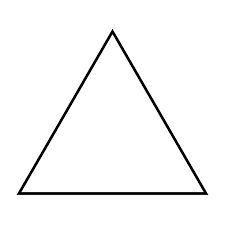
#> input picture 3D_Shape_Generator/images/conefrontview.png, 225 x 225 px, found by its file name; the run also reads 1 picture not shown here
$ python main.py
#> lines starting #> are read from the running program, lines starting #| are printed output that depends on the picture; after the words box and inside, x2 and y2 are one past the last pixel; in counts of white or black regions, pixels touching at a corner belong together
import cv2
import os
from solid import cube, cylinder, scad_render_to_file, polyhedron


# Function to detect shape
def detect_shape(view, view_name):
    if view is None:
        raise ValueError(f"{view_name} image could not be loaded. Check the file path.")

    gray_image = cv2.cvtColor(view, cv2.COLOR_BGR2GRAY)
    _, thresh_image = cv2.threshold(gray_image, 220, 255, cv2.THRESH_BINARY)
    contours, _ = cv2.findContours(thresh_image, cv2.RETR_TREE, cv2.CHAIN_APPROX_SIMPLE)

    for i, contour in enumerate(contours):
        if i == 0:
            continue  # Skip the outermost contour

        epsilon = 0.01 * cv2.arcLength(contour, True)
        approx = cv2.approxPolyDP(contour, epsilon, True)

        if len(approx) == 3:
            return "Triangle"
        elif len(approx) == 4:
            (x, y, w, h) = cv2.boundingRect(approx)
            aspect_ratio = w / float(h)
            if 0.95 <= aspect_ratio <= 1.05:
                return "Square"
            else:
                return "Rectangle"
        elif len(approx) == 5:
            return "Pentagon"
        elif len(approx) == 6:
            return "Hexagon"
        else:
            return "Circle"

    return "Unknown"


# Function to identify 3D shape
def identify_3d_shape(front_view, top_view, side_view):
    front_shape = detect_shape(front_view, "Front")
    top_shape = detect_shape(top_view, "Top")
    side_shape = detect_shape(side_view, "Side")

    if front_shape == "Square" and top_shape == "Square" and side_shape == "Square":
        return "Cube"
    elif front_shape == "Rectangle" and top_shape == "Circle" and side_shape == "Rectangle":
        return "Cylinder"
    elif front_shape == "Triangle" and top_shape == "Circle" and side_shape == "Triangle":
        return "Cone"
    elif front_shape == "Triangle" and top_shape == "Square" and side_shape == "Triangle":
        return "Pyramid"
    else:
        return "Shape not recognized"


# Function to create a 3D model
def create_3d_model(shape, dimensions, output_file):
    width, depth, height = dimensions
    if shape == "Cube":
        model = cube([width, depth, height])
    elif shape == "Cylinder":
        radius = width / 2.0
        model = cylinder(r=radius, h=height)
    elif shape == "Cone":
        radius = width / 2.0
        model = cylinder(r1=radius, r2=0, h=height)  # Cone: Circular base with apex
    elif shape == "Pyramid":
        model = polyhedron(
            points=[
                [0, 0, 0], [width, 0, 0], [width, depth, 0], [0, depth, 0],  # Base points
                [width / 2, depth / 2, height]  # Apex
            ],
            faces=[
                [0, 1, 4], [1, 2, 4], [2, 3, 4], [3, 0, 4],  # Sides
                [0, 1, 2, 3]  # Base
            ]
        )
    else:
        raise ValueError(f"Unsupported shape: {shape}")

    scad_render_to_file(model, output_file)
    print(f"3D model for {shape} saved as '{output_file}'.")


# Main function
if __name__ == "__main__":
    # File paths for the views
    front_path = r"C:\Users\Akshay\Downloads\3D_Shape_Generator\3D_Shape_Generator\images\conefrontview.png"
    top_path = r"C:\Users\Akshay\Downloads\3D_Shape_Generator\3D_Shape_Generator\images\conetopview.png"
    side_path = r"C:\Users\Akshay\Downloads\3D_Shape_Generator\3D_Shape_Generator\images\conesideview.png"

    # Load images
    front_view = cv2.imread(front_path)
#> front_view is the input picture: shape (225, 225, 3); min 0, max 255, mean 247.3
    top_view = cv2.imread(top_path)
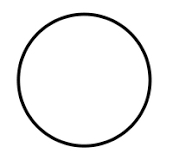
#> input picture 3D_Shape_Generator/images/conetopview.png, 173 x 160 px, found by its file name
#> top_view is the input picture: shape (160, 173, 3); min 0, max 255, mean 243
    side_view = cv2.imread(side_path)

    # Check for valid images
    if front_view is None or top_view is None or side_view is None:
        raise FileNotFoundError("One or more view images could not be loaded. Please check the file paths.")

    # Identify the 3D shape
    shape = identify_3d_shape(front_view, top_view, side_view)
#> in detect_shape, `_, thresh_image = cv2.threshold(gray_image, 220, 255, cv2.THRESH_BINARY)`:
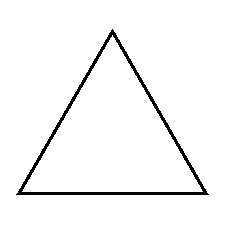
#> thresh_image: shape (225, 225); 96.5% white; 1 black region
#> in detect_shape, `contours, _ = cv2.findContours(thresh_image, cv2.RETR_TREE, cv2.CHAIN_..`: contours = 3 contours; box (x1, y1, x2, y2) and area: (0, 0, 225, 225) 50176, (15, 28, 210, 196) 16323, (22, 35, 203, 192) 14020
#> the loop in detect_shape, `for i, contour in enumerate(contours):` made 2 passes
#> contour on pass 1: [[0, 0], [0, 224], [224, 224], [224, 0]]
#> (epsilon, approx) on pass 2: (6.07, [[15, 194], [112, 28], [209, 194]])
#> in identify_3d_shape, `front_shape = detect_shape(front_view, "Front")`: front_shape = 'Triangle'
#> call 2 of detect_shape, with view_name = 'Top'
#> in detect_shape (call 2), `_, thresh_image = cv2.threshold(gray_image, 220, 255, cv2.THRESH_BINARY)`:
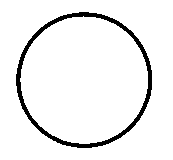
#> thresh_image: shape (160, 173); 93.9% white; 1 black region
#> in detect_shape (call 2), `contours, _ = cv2.findContours(thresh_image, cv2.RETR_TREE, cv2.CHAIN_..`: contours = 3 contours; box (x1, y1, x2, y2) and area: (0, 0, 173, 160) 27348, (15, 11, 153, 149) 14666, (20, 16, 148, 144) 12594
#> the loop in detect_shape, `for i, contour in enumerate(contours):` made 2 passes
#> contour on pass 1: [[0, 0], [0, 159], [172, 159], [172, 0]]
#> epsilon on pass 2: 4.53
#> in identify_3d_shape, `top_shape = detect_shape(top_view, "Top")`: top_shape = 'Circle'
#> in detect_shape (call 3), `contours, _ = cv2.findContours(thresh_image, cv2.RETR_TREE, cv2.CHAIN_..`: contours = 3 contours; box (x1, y1, x2, y2) and area: (0, 0, 225, 225) 50176, (15, 28, 210, 196) 16323, (22, 35, 203, 192) 14020
#> in identify_3d_shape, `side_shape = detect_shape(side_view, "Side")`: side_shape = 'Triangle'
#> shape = 'Cone'
    print(f"Detected 3D shape: {shape}")
#| Detected 3D shape: Cone

    # Example dimensions (replace with actual dimensions)
    dimensions = (50, 50, 100)  # Width, Depth, Height

    # Create output folder
    output_folder = "output"
    os.makedirs(output_folder, exist_ok=True)

    # Generate and save the SCAD file
    if shape != "Shape not recognized":
        output_file = os.path.join(output_folder, f"{shape.lower()}_model.scad")
        create_3d_model(shape, dimensions, output_file)
#> (the call stopped at in create_3d_model, `model = cylinder(r1=radius, r2=0, h=height)`: solid is not available in this run)
    else:
        print("Unable to generate 3D model. Shape could not be recognized.")
